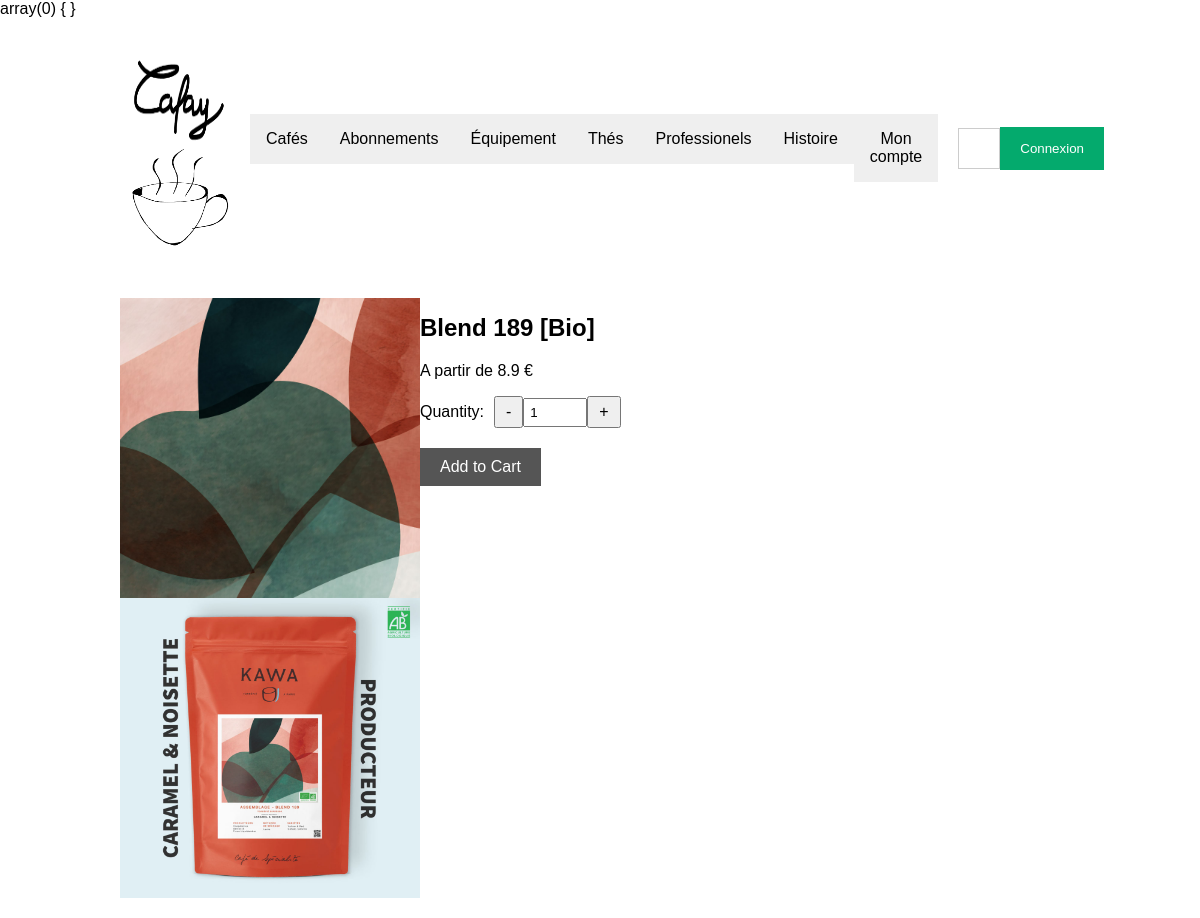
Page /coffee.php?id=4 on the committed database.
### tables this page shows
CREATE TABLE IF NOT EXISTS `coffee` (
  `productID` int NOT NULL AUTO_INCREMENT,
  `productImage` varchar(50) NOT NULL,
  `productAltImage` varchar(50) NOT NULL,
  `productName` varchar(50) NOT NULL,
  `productOrigin` varchar(50) NOT NULL,
  `productCategoryScore` varchar(50) NOT NULL,
  `productTorrefactionMethod` varchar(50) NOT NULL,
  `productWashingMethod` varchar(50) NOT NULL,
  `productProductionType` varchar(50) NOT NULL,
  `productScentProfile` varchar(50) NOT NULL,
  `productBasePrice` float NOT NULL,
  `productFilter` varchar(200) NOT NULL,
  `productDescription` varchar(2000) DEFAULT NULL,
  PRIMARY KEY (`productID`) USING BTREE
);

### coffee.php (the view, shortened to what this page needs)
<!DOCTYPE html>
<?php session_start();
var_dump($_SESSION);
?>
<html>
<head>
</head>
<header>
    <?php include ('./Cafay-Boutique-header.php') ?>
</header>
<body>
<?php
require_once('connect.php');
$id = $_GET['id'];
$sql = "SELECT * FROM coffee WHERE productID = $id";
$query = $db->prepare($sql);
$query->execute();
$result = $query->fetchAll(PDO::FETCH_ASSOC);
foreach ($result as $product) {
    ?>
    <div class="container">
        <div class="product">
            <div class="image-container">
                <img id="product-image" src="<?= $product['productImage'] ?>" height="300px" width="300px">
                <img id="product-image" src="<?= $product['productAltImage'] ?>" height="300px" width="300px">
            </div>
            <div class="product-info">
                <h1 class="product-title"><?= $product['productName'] ?></h1>
                <div class="card" id="card">
                    <div class="containerCard">
                        <p id="product-price">A partir de <?= $product['productBasePrice'] ?> €</p>
                    </div>
                </div>
                <form method="POST" action="panier.php">
                    <div class="product-quantity">
                        <label for="quantity">Quantity:</label>
                        <button type="button" id="decrement-quantity">-</button>
                        <input type="number" id="quantity" name="quantity" value="1" min="1">
                        <button type="button" id="increment-quantity">+</button>
                    </div>
                    <div class="product-add-to-cart">
                        <button type="submit" name="add_to_cart">Add to Cart</button>
                    </div>
                </form>
            </div>
        </div>
    </div>
    <?php
}
?>
</body>
</html>

### coffee.php (style rules this page uses)
body { font-family: Arial, sans-serif; margin: 0; padding: 0; }
.container { max-width: 960px; margin: 0 auto; padding: 20px; }
.product { display: flex; align-items: flex-start; }
.product-info { flex: 1; }
.product-title { font-size: 24px; margin-bottom: 10px; }
.product-quantity { display: flex; align-items: center; margin-bottom: 20px; }
.product-quantity label { margin-right: 10px; }
.product-quantity input { width: 50px; padding: 5px; }
.product-quantity button { padding: 5px 10px; font-size: 16px; }
.product-add-to-cart { margin-bottom: 20px; }
.product-add-to-cart button { padding: 10px 20px; font-size: 16px; background-color: #555; color: #fff; border: none; cursor: pointer; }
.image-container { display: flex; flex-direction: column; }

### include/login.php (style rules this page uses)
body { font-family: Arial, Helvetica, sans-serif; }

### Cafay-Boutique-header.php (style rules this page uses)
.container { display: grid; grid-template-columns: auto repeat(3, 1fr) auto; grid-template-rows: 1fr; gap: 0px 0px; grid-auto-flow: row; grid-template-areas: "Logo Menus Menus Menus Searchbar-Panier"; }
.container { display: flex; flex-direction: row; justify-content: space-between; align-items: center; }

### rows in the picture
coffee: productImage (picture), productAltImage (picture), productName "Blend 189 [Bio]", productBasePrice "8.9"
